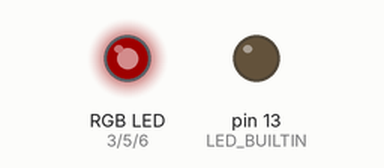
Recording of a sketch running on a simulated Arduino Uno, built with avr-gcc and run on an emulated ATmega328P. Parts: an RGB LED mixed from three pins (HIGH = lit), output pins drawn as LEDs (lit = HIGH). Dim RGB values are drawn brighter than linear.

Above: at 0.15 s.
At 4.96 s:
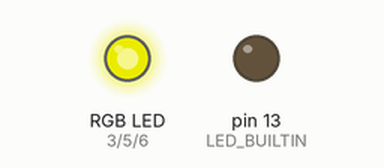
At 9.77 s:
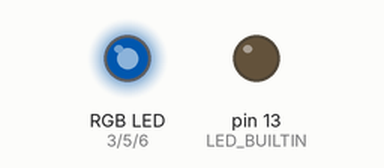
At 19.7 s:
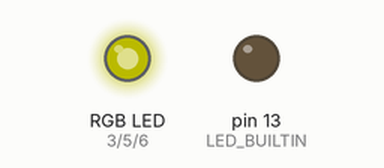
At 29.63 s:
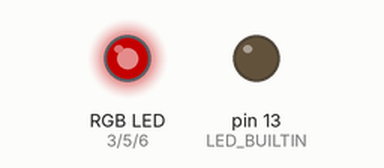
At 39.56 s:
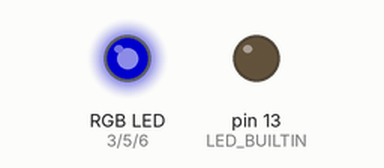
Timing chart, 0 to 40.0 s (numbered marks = the images above):
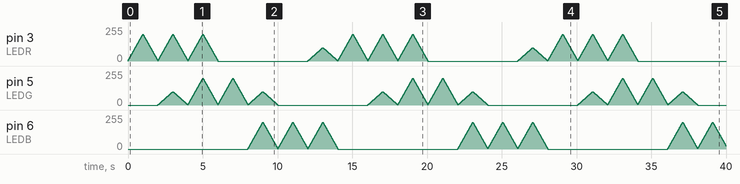

The sketch:

LedBreathing.ino
```cpp
int LEDR = 3;
int LEDG = 5;
int LEDB = 6;

void showBreathing(int R, int G, int B){
  int gap = 100;
  for(int i=1; i<=gap; i++){
  	analogWrite(LEDR, int(R/gap*i));
    analogWrite(LEDG, int(G/gap*i));
    analogWrite(LEDB, int(B/gap*i));
    delay(10);
  }
  for(int i=gap; i>0; i--){
  	analogWrite(LEDR, int(R/gap*i));
    analogWrite(LEDG, int(G/gap*i));
    analogWrite(LEDB, int(B/gap*i));
    delay(10);
  }
}

void setup()
{
  pinMode(LED_BUILTIN, OUTPUT);
  pinMode(LED_BUILTIN, OUTPUT);
  pinMode(LED_BUILTIN, OUTPUT);
}

void loop()
{
  showBreathing(255, 0, 0);
  showBreathing(255, 165, 0);
  showBreathing(255, 255, 0);
  showBreathing(0, 255, 0);
  showBreathing(0, 127, 255);
  showBreathing(0, 0, 255);
  showBreathing(148, 0, 211);
}
```
